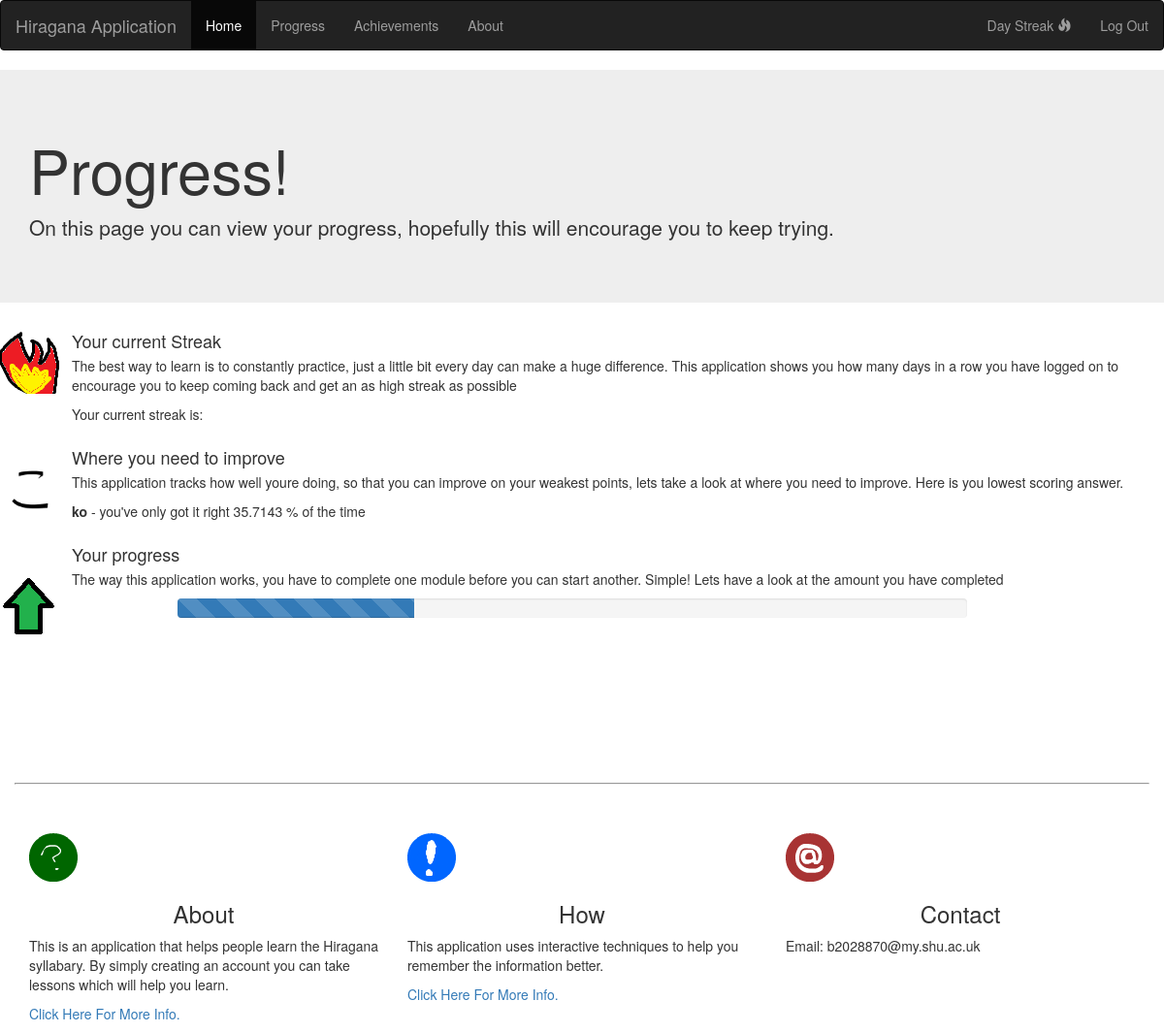
The page /progress.php (signed in) on the database its author committed.
### tables this page shows
CREATE TABLE IF NOT EXISTS `hiragana` (
  `hiraganaID` int(11) NOT NULL AUTO_INCREMENT,
  `level` int(11) NOT NULL,
  `english` varchar(3) NOT NULL,
  `image` varchar(255) NOT NULL,
  `audio` varchar(255) NOT NULL,
  PRIMARY KEY (`hiraganaID`)
);

CREATE TABLE IF NOT EXISTS `usermarks` (
  `markID` int(11) NOT NULL AUTO_INCREMENT,
  `userID` int(11) NOT NULL,
  `hiraganaID` int(11) NOT NULL,
  `correct` int(11) NOT NULL,
  `wrong` int(11) NOT NULL,
  `ratio` float NOT NULL,
  PRIMARY KEY (`markID`)
);

CREATE TABLE IF NOT EXISTS `users` (
  `userID` int(11) NOT NULL AUTO_INCREMENT,
  `username` varchar(15) NOT NULL,
  `password` varchar(15) NOT NULL,
  `level` int(11) NOT NULL,
  `lastActive` date NOT NULL,
  `streak` int(11) NOT NULL,
  PRIMARY KEY (`userID`)
);

### selectLowHiragana.php (called while the page is built, shortened)
<?php
require_once "SQLconnect.php";
if ($connection) {
    $result = mysqli_query($connection, "select * from usermarks where userid = '" . $_SESSION['userID'] . "' ORDER BY ratio ASC");
}

### selectThisHiragana.php (called while the page is built, shortened)
<?php
require_once "SQLconnect.php";
if ($connection) {
    $result = mysqli_query($connection, "select * from hiragana where hiraganaID = '" . $hiraganaID[$page] . "'");
}

### selectThisUser.php (called while the page is built, shortened)
<?php
require_once "SQLconnect.php";
if ($connection) {
    $result = mysqli_query($connection, "select * from users where userID = '" . $_SESSION['userID'] . "'");
}

### progress.php (the view, shortened to what this page needs)
<?php
require_once "header.php";
?>
<div class="body">
    <div class="jumbotron">
        <div class="container">
            <h1>Progress!</h1>
            <p>On this page you can view your progress, hopefully this will encourage you to keep trying.</p>
        </div>
    </div>
    <div class="media">
        <div class="media-left media-top">
            <img class="media-object" src="images/fire.png" alt="Youre on fire!">
        </div>
        <div class="media-body">
            <h4 class="media-heading">Your current Streak</h4>
            <p>The best way to learn is to constantly practice, just a little bit every day can make a huge difference. This application shows you how many days in a row you have logged on to encourage you to keep coming back and get an as high streak as possible </p>
            <p> Your current streak is: <?php echo $_SESSION['streak']; ?> </p>
        </div>
    </div>
    <?php
    $hiraganaID = array();
    require_once "selectLowHiragana.php";
    if ($result) {
    $tmpRow = mysqli_fetch_assoc($result);
    $hiraganaID[] = $tmpRow['hiraganaID'];
    $ratio = $tmpRow['ratio'];
    }
    $page = 0;
    require_once "selectThisHiragana.php";
    if ($result) {
    $row = mysqli_fetch_assoc($result);
    $english = $row['english'];
    $image = $row['image'];
    }
    ?>
    <div class="media">
        <div class="media-left media-middle">
            <img class="media-object" hieght='64px' width='64px' src="<?php echo $image; ?>" alt="<?php echo $english; ?>">
        </div>
        <div class="media-body">
            <h4 class="media-heading">Where you need to improve</h4>
            <p>This application tracks how well youre doing, so that you can improve on your weakest points, lets take a look at where you need to improve. Here is you lowest scoring answer.</p>
            <p><b><?php echo $english; ?></b> - you've only got it right <?php echo $ratio * 100; ?> % of the time
        </div>
    </div>
    <div class="media">
        <div class="media-left media-bottom">
            <img class="media-object" src="images/arrow.png" alt="keep it up!">
        </div>
        <div class="media-body">
            <h4 class="media-heading">Your progress</h4>
            <p>The way this application works, you have to complete one module before you can start another. Simple! Lets have a look at the amount you have completed</p>
            <?php
            require_once "selectThisUser.php";
            $row = mysqli_fetch_assoc($result);
            $level = $row['level'];
            ?>
            <div class="col-md-1"></div>
            <div class="col-md-9">
            <div class="progress">
                <div class="progress-bar progress-bar-striped active" role="progressbar" aria-valuenow="<?php echo $level * 10 ?>" aria-valuemin="0" aria-valuemax="100" style="width: <?php echo $level * 10; ?>%">
                </div>
            </div>
            </div>
        </div>
    </div>
    <?php
    require_once "footer.php";
    ?>

### rows shown on the page
hiragana: image (picture), english "ko"
usermarks: $ratio*100 "35.7143"
